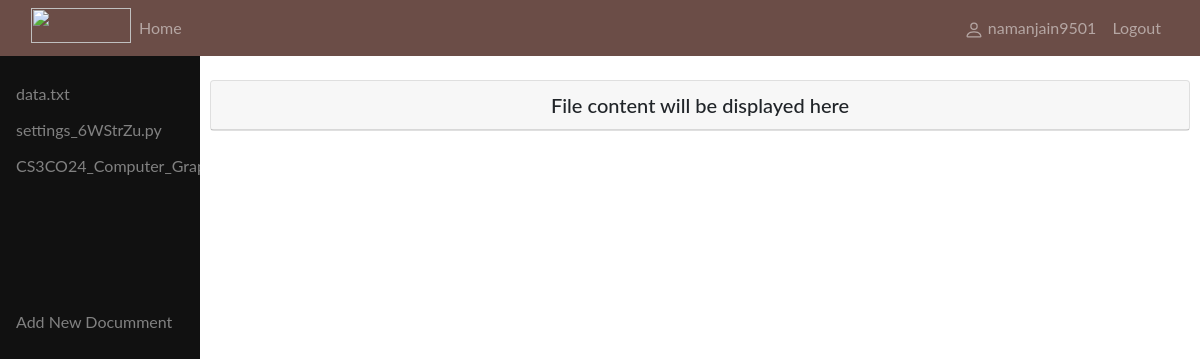
/list/3 (signed in), run on an earlier commit of the app's database.
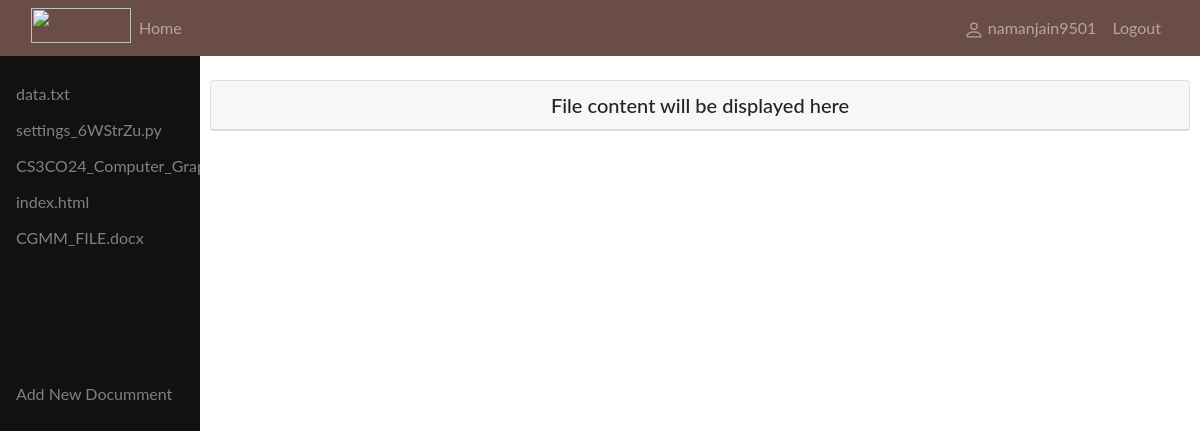
And on a later commit of the database.
### docplatform/models.py (models this page shows, shortened)
class Doc(models.Model):
    doc_name = models.CharField(max_length=100)
    uploaded_by= models.ForeignKey(User, on_delete=models.CASCADE)
    doc = models.FileField()
    time_upload = models.DateTimeField(auto_now_add=True)
    workspace = models.ForeignKey(Workspace, on_delete=models.CASCADE)

### docplatform/views.py (the view)
# urls.py: path('list/<id>', views.list, name="list"),
def list(request,id):
    worksp = Workspace.objects.get(pk=id)
    doc_list = Doc.objects.filter(workspace=id)
    return render(request,'list.html',{'list':doc_list, 'workspace':worksp})

### docplatform/models.py (called while the page is built)
    def __str__(self):
        return self.username

### docplatform/templates/list.html (shortened to what this page needs)
{% if user.is_authenticated %}
<!DOCTYPE html>
<html>
<head>
    <link rel="stylesheet" href="https://cdn.jsdelivr.net/npm/bootstrap@4.3.1/dist/css/bootstrap.min.css">
</head>
<body>
  <nav class="navbar navbar-expand-lg navbar-dark" style="background-color: #6B4D47;">
    <div class="container-fluid">
      <div class="collapse navbar-collapse" id="navbarSupportedContent">
        <ul class="navbar-nav me-auto mb-2 mb-lg-0">
        <img src="https://walkover.in/assets/images/walkover_logo.svg" width="100px" height="35px">
        <li class="nav-item">
          <a class="nav-link" href="{% url 'front' %}">Home</a>
        </li>
        </ul>
        <ul class="navbar-nav ml-auto mb-2 mb-lg-0">
            {%if user.is_authenticated %}
            <li class="nav-item">
                <a class="nav-link" href="#">  {{request.user}}</a>
              </li>
              <li class="nav-item">
                <a class="nav-link" href="{% url 'logout' %}">Logout</a>
              </li>
            </ul>
            {% endif %}
      </div>
    </div>
  </nav>
<div class="sidenav">
    {% for i in list %}
  <a href="{% url 'content' i.id workspace.id %}">{{i.doc}}</a>
  {% endfor %}
<a href="{% url 'upload' workspace.id %}" type="btn btn-outline-light">Add New Documment</a>
</div>
<div class="main">
  <div class="card">
    <h5 class="card-header"><center>File content will be displayed here</center></h5>
  </div>
</div>
</body>
</html>
{% endif %}

What changed in the data, as far as the page shows it:
added Doc: doc "index.html"
added Doc: doc "CGMM_FILE.docx"
